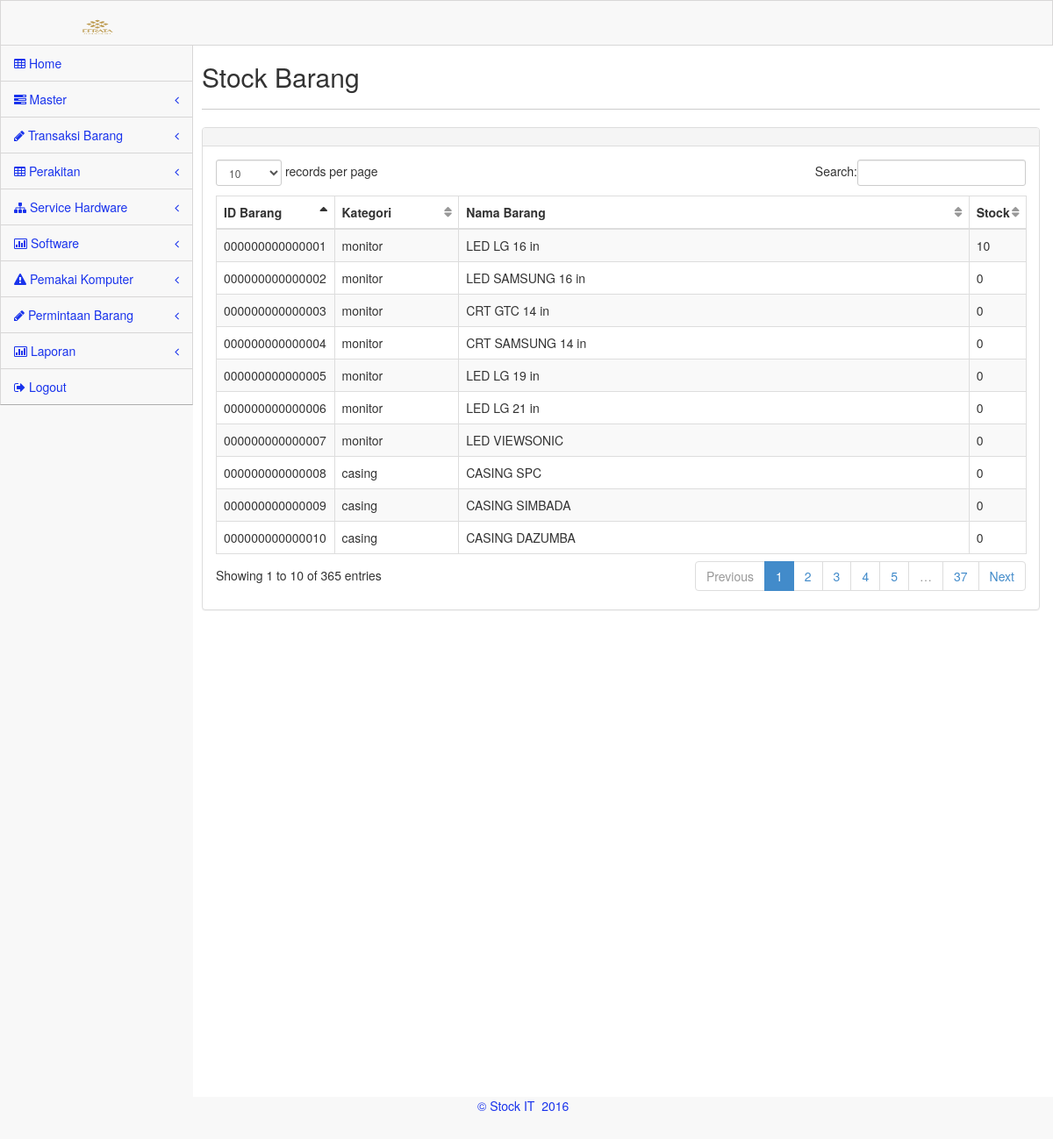
/user.php?menu=stock, run on the app's committed database.
### tables this page shows
CREATE TABLE `tbarang` (
  `idbarang` char(15) NOT NULL,
  `barcode` char(100) NOT NULL,
  `idkategori` char(5) NOT NULL,
  `namabarang` char(120) NOT NULL,
  `stockawal` int(11) NOT NULL,
  `stock` int(11) NOT NULL,
  `inventory` char(2) NOT NULL,
  `refil` char(2) NOT NULL,
  `status` char(10) NOT NULL,
  `keterangan` varchar(250) NOT NULL,
  `cek` char(8) NOT NULL,
  `rutin` char(8) NOT NULL,
  `report` char(1) NOT NULL,
  PRIMARY KEY  USING BTREE (`idbarang`)
);

CREATE TABLE `tkategori` (
  `idkategori` char(5) NOT NULL,
  `kategori` char(60) NOT NULL
);

### aplikasi/stock.php (the view, shortened to what this page needs)
        <div class="inner">
            <div class="row">
                <div class="col-lg-12">
                    <h2>Stock Barang</h2>
                </div>
            </div>
            <hr />
            <div class="row">
            <div class="col-lg-12">
                <div class="panel panel-default">
                    <div class="panel-heading">
                    </div>
                    <div class="panel-body">
                        <div class="table-responsive">
                            <table class="table table-striped table-bordered table-hover" id="dataTables-example">
                                <thead>
                                    <tr>
                                        <th>ID Barang</th>
                                        <th>Kategori</th>
                                        <th>Nama Barang</th>
							<th>Stock</th>
                                    </tr>
                                </thead>
                                <tbody>
                                   <?$sql = mysql_query("SELECT * FROM tbarang,tkategori where tbarang.idkategori=tkategori.idkategori");
if(mysql_num_rows($sql) > 0){
while($data = mysql_fetch_array($sql)){
$idbarang=$data['idbarang'];
$namabarang=$data['namabarang'];
$kategori=$data['kategori'];
$stock=$data['stock'];
?>
                                    <tr class="gradeC">
                                        <td><? echo $idbarang ?></td>
                                        <td><? echo $kategori ?></td>
                                        <td><? echo $namabarang ?></td>
							<td><? echo $stock ?></td>
                                    </tr>
            <?}}?>
                                </tbody>
                            </table>
                        </div>
                    </div>
                </div>
            </div>
        </div>

### assets/css/main.css (style rules this page uses)
@media (min-width: 768px) { html, body { height: 100%; } }
body.padTop53 { padding-top: 75px; overflow: visible; }
@media (min-width: 802px) { body.padTop53 { padding-top: 51px; } }
.inner { position: relative; min-height: 1px; padding-right: 15px; padding-left: 10px; background: #fff; border: 0px solid #e4e4e4; min-height:1200px; }
@media (min-width: 768px) { .inner { float: left; width: 100%; } }
.inner .row { margin-right: -15px; margin-left: -15px; }
.inner hr { margin-top: 10px; border-top-color: #ccc; }

### assets/css/MoneAdmin.css (style rules this page uses)
body { background-color: #f8f8f8; }
table.dataTable thead .sorting, table.dataTable thead .sorting_asc:after, table.dataTable thead .sorting_desc, table.dataTable thead .sorting_asc_disabled, table.dataTable thead .sorting_desc_disabled { background: transparent; }
table.dataTable thead .sorting_asc:after { content: "\f0de"; float: right; font-family: fontawesome; }
table.dataTable thead .sorting:after { content: "\f0dc"; float: right; font-family: fontawesome; color: rgba(50,50,50,.5); }

### data on the page
tbarang: idbarang "000000000000001", tkategori.kategori "monitor", namabarang "LED LG 16 in", stock "10"
tbarang: idbarang "000000000000002", tkategori.kategori "monitor", namabarang "LED SAMSUNG 16 in", stock "0"
tbarang: idbarang "000000000000003", tkategori.kategori "monitor", namabarang "CRT GTC 14 in", stock "0"
tbarang: idbarang "000000000000004", tkategori.kategori "monitor", namabarang "CRT SAMSUNG 14 in", stock "0"
tbarang: idbarang "000000000000005", tkategori.kategori "monitor", namabarang "LED LG 19 in", stock "0"
tbarang: idbarang "000000000000006", tkategori.kategori "monitor", namabarang "LED LG 21 in", stock "0"
tbarang: idbarang "000000000000007", tkategori.kategori "monitor", namabarang "LED VIEWSONIC", stock "0"
tbarang: idbarang "000000000000008", tkategori.kategori "casing", namabarang "CASING SPC", stock "0"
tbarang: idbarang "000000000000009", tkategori.kategori "casing", namabarang "CASING SIMBADA", stock "0"
tbarang: idbarang "000000000000010", tkategori.kategori "casing", namabarang "CASING DAZUMBA", stock "0"
